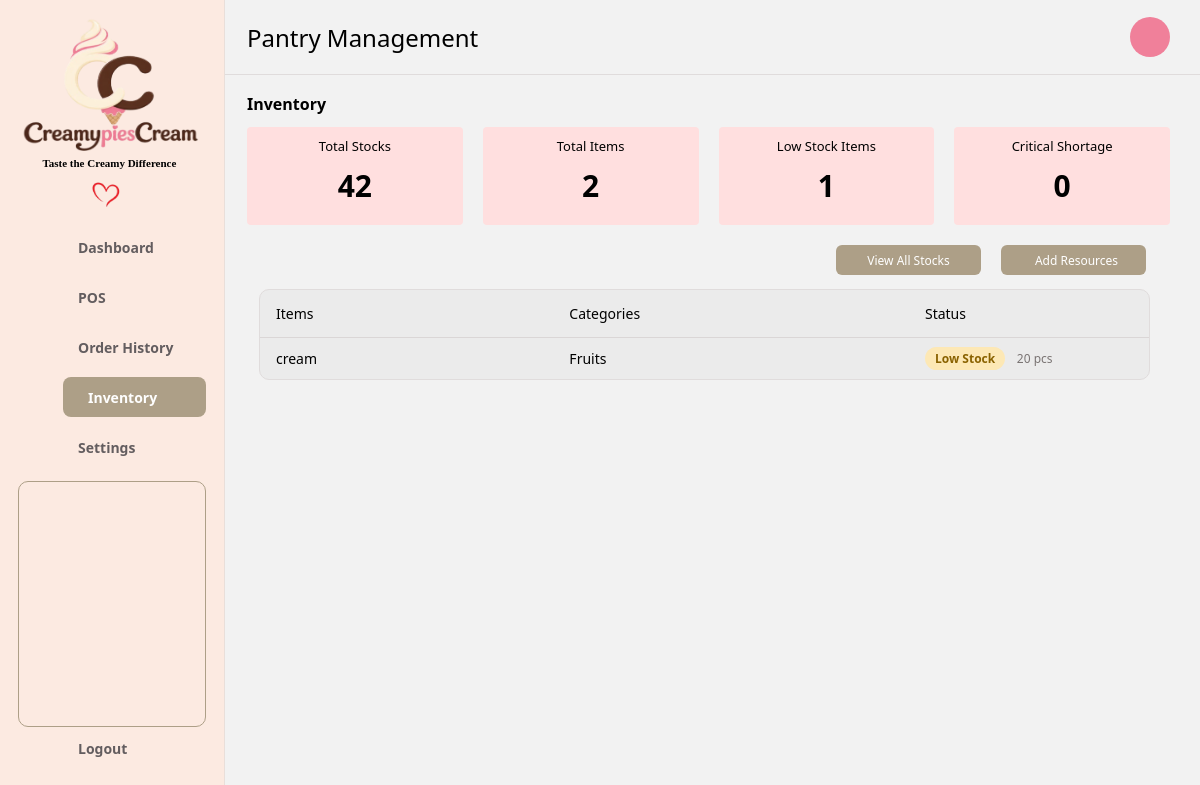
/creamypies/inventory.php?filter=low (signed in), run on the app's committed database.
### tables this page shows
CREATE TABLE `pantry_items` (
  `item_id` int(11) NOT NULL,
  `item_name` varchar(100) NOT NULL,
  `category` varchar(50) NOT NULL,
  `stock` decimal(10,2) NOT NULL DEFAULT 0.00,
  `unit` varchar(20) NOT NULL DEFAULT 'pcs',
  `low_level` decimal(10,2) NOT NULL DEFAULT 20.00,
  `critical_level` decimal(10,2) NOT NULL DEFAULT 5.00
);

### creamypies/inventory.php (the view, shortened to what this page needs)
<?php
require_once 'config.php';
$filter = (($_GET['filter'] ?? '') === 'low') ? 'low' : 'all';
$stats = $conn->query(
    "SELECT COUNT(*) AS total_items,
            COALESCE(SUM(stock), 0) AS total_stock,
            COALESCE(SUM(stock > critical_level AND stock <= low_level), 0) AS low_items,
            COALESCE(SUM(stock <= critical_level), 0) AS critical_items
     FROM pantry_items"
)->fetch_assoc();
$sql = "SELECT item_id, item_name, category, stock, unit, low_level, critical_level FROM pantry_items";
if ($filter === 'low') $sql .= " WHERE stock <= low_level";
$sql .= " ORDER BY (stock <= critical_level) DESC, (stock <= low_level) DESC, item_name";
$items = $conn->query($sql)->fetch_all(MYSQLI_ASSOC);
function fmtQty($n) {
    return rtrim(rtrim(number_format((float)$n, 2, '.', ','), '0'), '.');
}
function stockStatus($row) {
    if ($row['stock'] <= $row['low_level'])      return ['Low Stock', 'low'];
    return ['In Stock', 'ok'];
}
?>
<!DOCTYPE html>
<html lang="en">
<head>
    <link rel="stylesheet" href="inventory.css">
    <link href="https://cdn.boxicons.com/3.0.8/fonts/basic/boxicons.min.css" rel="stylesheet">
</head>
<body>
    <nav class="sidebar" aria-label="Main navigation">
        <header>
            <img src="Assets/favicon/logo.png" alt="CreamypiesCream Logo" class="logo-image">
            <p class="tagline">Taste the Creamy Difference</p>
            <img src="Assets/sparepics/heart.png" alt="Heart Icon" class="heart-icon">
        </header>
        <div id="sideNavbar" class="sidenav">
            <ul class="nav-links">
                <li class="nav-item dashboardbutton">
                    <a href="dashboard.php">
                        <span class="dashboard">Dashboard</span>
                    </a>
                </li>
                <li class="nav-item posbutton">
                    <a href="pos.php">
                        <span class="POS">POS</span>
                    </a>
                </li>
                <li class="nav-item orderhistorybutton">
                    <a href="orderhistory.php">
                        <span class="OrderHistory">Order History</span>
                    </a>
                </li>
                <li class="nav-item inventorybutton">
                    <a href="inventory.php">
                        <span class="Inventory">Inventory</span>
                    </a>
                </li>
                <li class="nav-item settingsbutton">
                    <a href="settings.php">
                        <span class="Settings">Settings</span>
                    </a>
                </li>
            </ul>
            <div class="advertisement"></div>
            <ul class="nav-links">
                <li class="nav-item logoutbutton">
                    <a href="logout.php">
                        <span class="Logout">Logout</span>
                    </a>
                </li>
            </ul>
        </div>
    </nav>
    <main class="inv-main">
        <div class="inv-topbar">
            <h1 class="inv-title">Pantry Management</h1>
            <div class="inv-profile"><i class="bx bx-user"></i></div>
        </div>
        <div class="inv-content">
            <h3 class="inv-heading">Inventory</h3>
            <div class="stat-grid">
                <div class="stat-card">
                    <span class="stat-label">Total Stocks</span>
                    <span class="stat-value"><?= fmtQty($stats['total_stock']) ?></span>
                </div>
                <div class="stat-card">
                    <span class="stat-label">Total Items</span>
                    <span class="stat-value"><?= (int)$stats['total_items'] ?></span>
                </div>
                <div class="stat-card">
                    <span class="stat-label">Low Stock Items</span>
                    <span class="stat-value"><?= (int)$stats['low_items'] ?></span>
                </div>
                <div class="stat-card">
                    <span class="stat-label">Critical Shortage</span>
                    <span class="stat-value"><?= (int)$stats['critical_items'] ?></span>
                </div>
            </div>
            <div class="inv-actions">
                <?php if ($filter === 'low'): ?>
                    <a class="inv-btn" href="inventory.php">View All Stocks</a>
                <?php else: ?>
                    <a class="inv-btn" href="inventory.php?filter=low">View Low Stocks....</a>
                <?php endif; ?>
                <button type="button" class="inv-btn" id="openAdd">
                    <i class="bx bx-plus"></i> Add Resources
                </button>
            </div>
            <div class="inv-table-wrap">
                <table class="inv-table">
                    <thead>
                        <tr>
                            <th class="col-item">Items</th>
                            <th class="col-cat">Categories</th>
                            <th class="col-status">Status</th>
                        </tr>
                    </thead>
                    <tbody>
                        <?php foreach ($items as $row): [$label, $cls] = stockStatus($row); ?>
                            <tr>
                                <td><?= htmlspecialchars($row['item_name']) ?></td>
                                <td><?= htmlspecialchars($row['category']) ?></td>
                                <td>
                                    <span class="status-pill <?= $cls ?>"><?= $label ?></span>
                                    <span class="stock-amount"><?= fmtQty($row['stock']) ?> <?= htmlspecialchars($row['unit']) ?></span>
                                </td>
                            </tr>
                        <?php endforeach; ?>
                    </tbody>
                </table>
            </div>
        </div>
    </main>
</body>
</html>

### creamypies/inventory.css (style rules this page uses)
* { box-sizing: border-box; }
.tagline { font-size: 11px; right: 50%; transform: translateX(13%); font-weight: 600; font-family: "Jersey 25"; margin-top: -30px; }
.sidebar .logo-image { transform: translateY(-15%); margin-left: -14px; width: 210px; height: 150px; }
.heart-icon { width: 40px; height: 30px; transform: translateX(170%); margin-bottom: 40px; }
body { margin: 0; background: #F2F2F2; font-family: "Segoe UI", Arial, sans-serif; color: #000; }
.sidebar { position: fixed; top: 0; left: 0; width: 225px; min-height: 100vh; padding: 32px 18px 20px; background: #FCEAE1; border-right: 1px solid #e9dfda; }
.sidebar li { list-style: none; display: flex; align-content: left; height: 40px; margin-bottom: 10px; margin-left: 5px; transform: translateY(-110%); }
.sidebar li a { display: flex; align-items: center; text-decoration: none; color: #635d5f; font-size: 14px; font-weight: 600; padding: 10px 15px; border-radius: 7px; }
.sidebar li.inventorybutton { padding: 10px 10px; border-radius: 8px; background: #ad9f87; }
.sidebar li.inventorybutton i, .sidebar li.inventorybutton a { color: #FEFEFE; }
.sidebar li.logoutbutton { margin-top: 45px; }
.advertisement { height: 246px; width: 188px; margin-top: -46px; background: #FCEAE1; border: 1px solid #ad9f87; border-radius: 10px; }
.inv-main { margin-left: 225px; min-height: 100vh; }
.inv-topbar { height: 75px; display: flex; align-items: center; justify-content: space-between; padding: 0 30px 0 22px; background: #F2F2F2; border-bottom: 1px solid #e0dcdc; }
.inv-title { margin: 0; font-size: 24px; font-weight: 500; }
.inv-profile { width: 40px; height: 40px; display: flex; align-items: center; justify-content: center; background: #F0809A; border-radius: 50%; font-size: 24px; cursor: pointer; }
.inv-content { padding: 18px 30px 40px 22px; }
.inv-heading { margin: 0 0 12px; font-size: 16px; font-weight: 600; }
.stat-grid { display: grid; grid-template-columns: repeat(4, 1fr); gap: 20px; }
.stat-card { height: 98px; display: flex; flex-direction: column; align-items: center; padding: 10px; background: #FFDFDF; border-radius: 4px; font-size: 13px; }
.stat-value { margin: auto; font-size: 30px; font-weight: 600; }
.inv-actions { display: flex; justify-content: flex-end; gap: 20px; margin: 20px 0 14px; padding-right: 24px; }
.inv-btn { display: inline-flex; align-items: center; justify-content: center; gap: 6px; min-width: 145px; height: 30px; padding: 0 18px; background: #ad9f87; border: none; border-radius: 6px; color: #FFFFFF; font-family: inherit; font-size: 12px; text-decoration: none; cursor: pointer; }
.inv-table-wrap { margin: 0 20px 0 12px; background: #EBEBEB; border: 1px solid #e0dcdc; border-radius: 10px; overflow: hidden; }
.inv-table { width: 100%; border-collapse: collapse; font-size: 14px; }
.inv-table th { padding: 14px 16px; text-align: left; font-weight: 500; border-bottom: 1px solid #dad6d6; }
.inv-table td { height: 41px; padding: 6px 16px; border-bottom: 1px solid #dad6d6; }
.inv-table tbody tr:last-child td { border-bottom: none; }
.col-item { width: 33%; }
.col-cat { width: 40%; }
.col-status { width: 27%; }
.status-pill { display: inline-block; min-width: 78px; padding: 3px 10px; border-radius: 20px; text-align: center; font-size: 12px; font-weight: 600; }
.status-pill.low { background: #fde8b5; color: #8a6200; }
.stock-amount { margin-left: 8px; font-size: 12px; color: #7a7473; }

### data on the page
pantry_items: item_name "cream", category "Fruits", label "Low Stock", stock "20", unit "pcs"

### other printed values
fmtQty($stats['total_stock']) "42"
$stats['total_items'] "2"
$stats['low_items'] "1"
$stats['critical_items'] "0"
